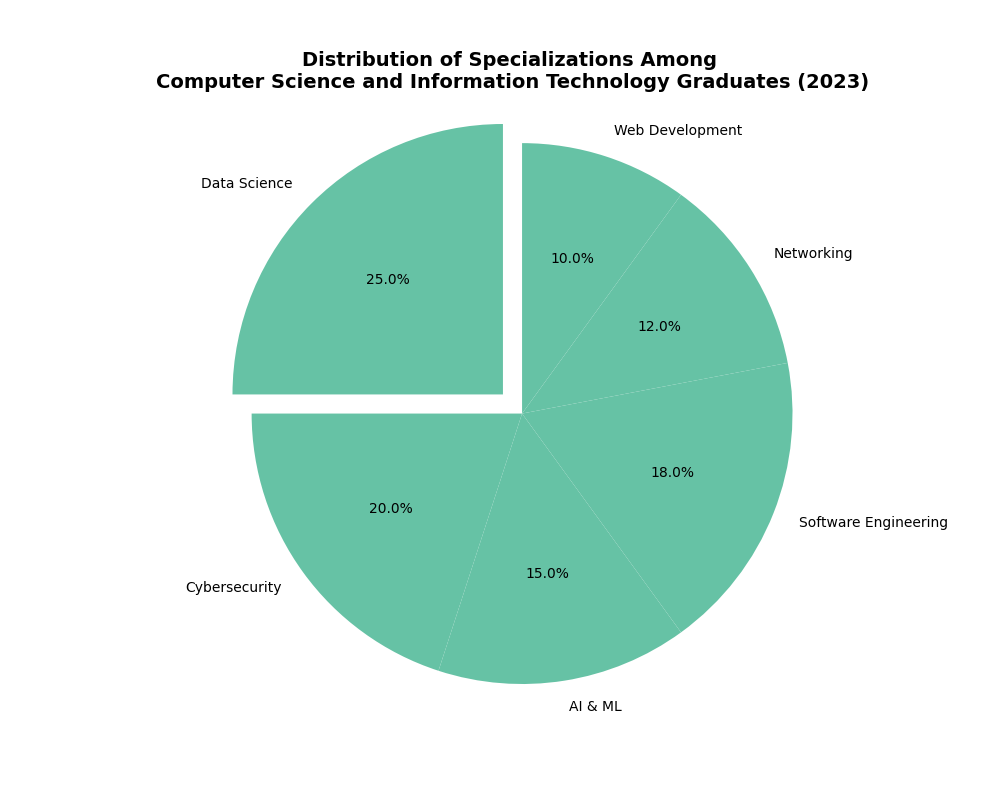

Reproduce this figure in Python.
import matplotlib.pyplot as plt

specializations = [
    'Data Science', 
    'Cybersecurity', 
    'AI & ML', 
    'Software Engineering', 
    'Networking', 
    'Web Development'
]
percentages = [25, 20, 15, 18, 12, 10]

single_color = ['#66c2a5' for _ in range(len(specializations))]
explode = (0.1, 0, 0, 0, 0, 0)

fig, ax = plt.subplots(figsize=(10, 8))
ax.pie(
    percentages, 
    labels=specializations, 
    autopct='%1.1f%%', 
    startangle=90, 
    colors=single_color,
    explode=explode
)

plt.title(
    'Distribution of Specializations Among \n'
    'Computer Science and Information Technology Graduates (2023)',
    fontsize=14, fontweight='bold'
)

ax.axis('equal')
plt.show()
